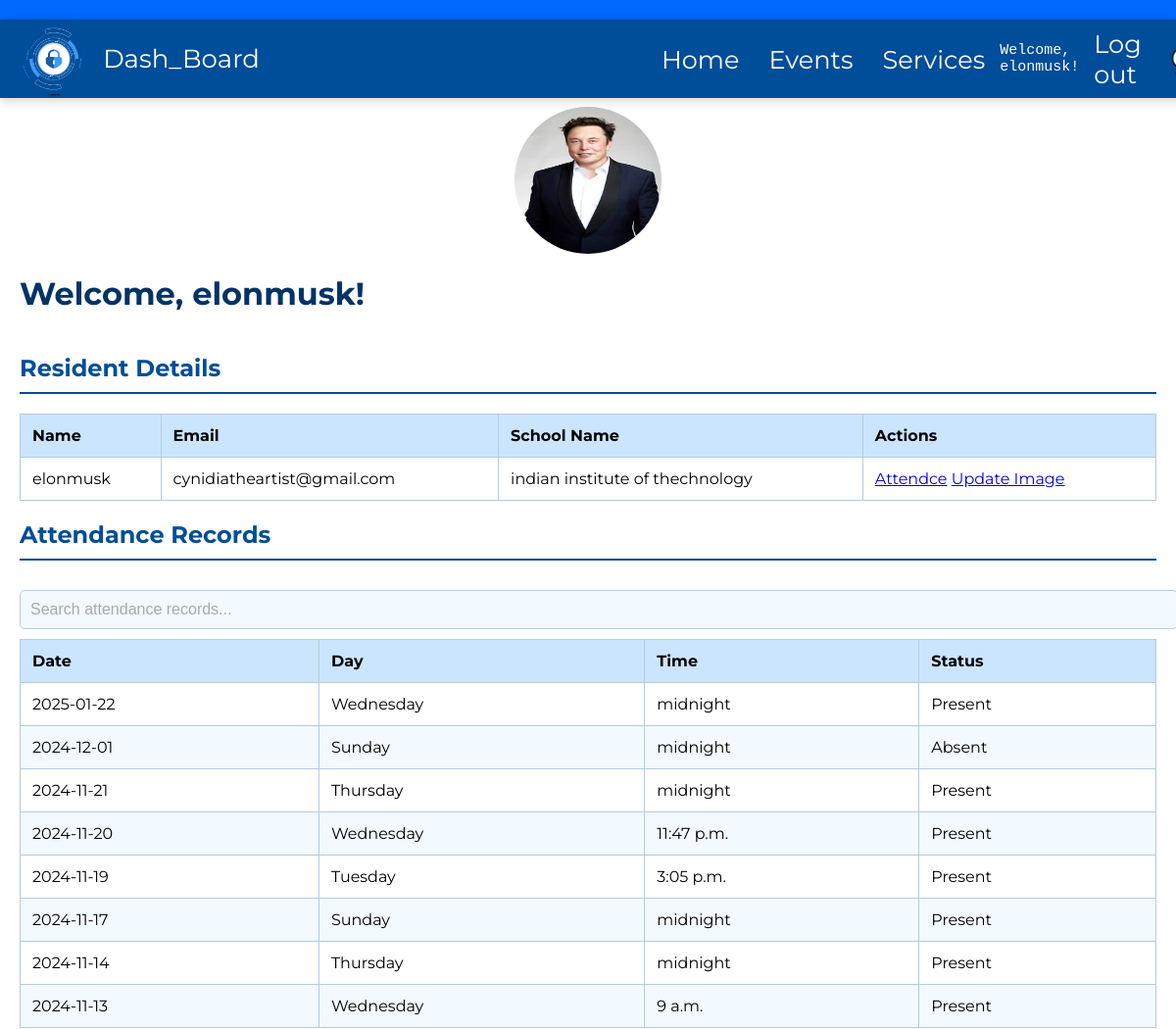
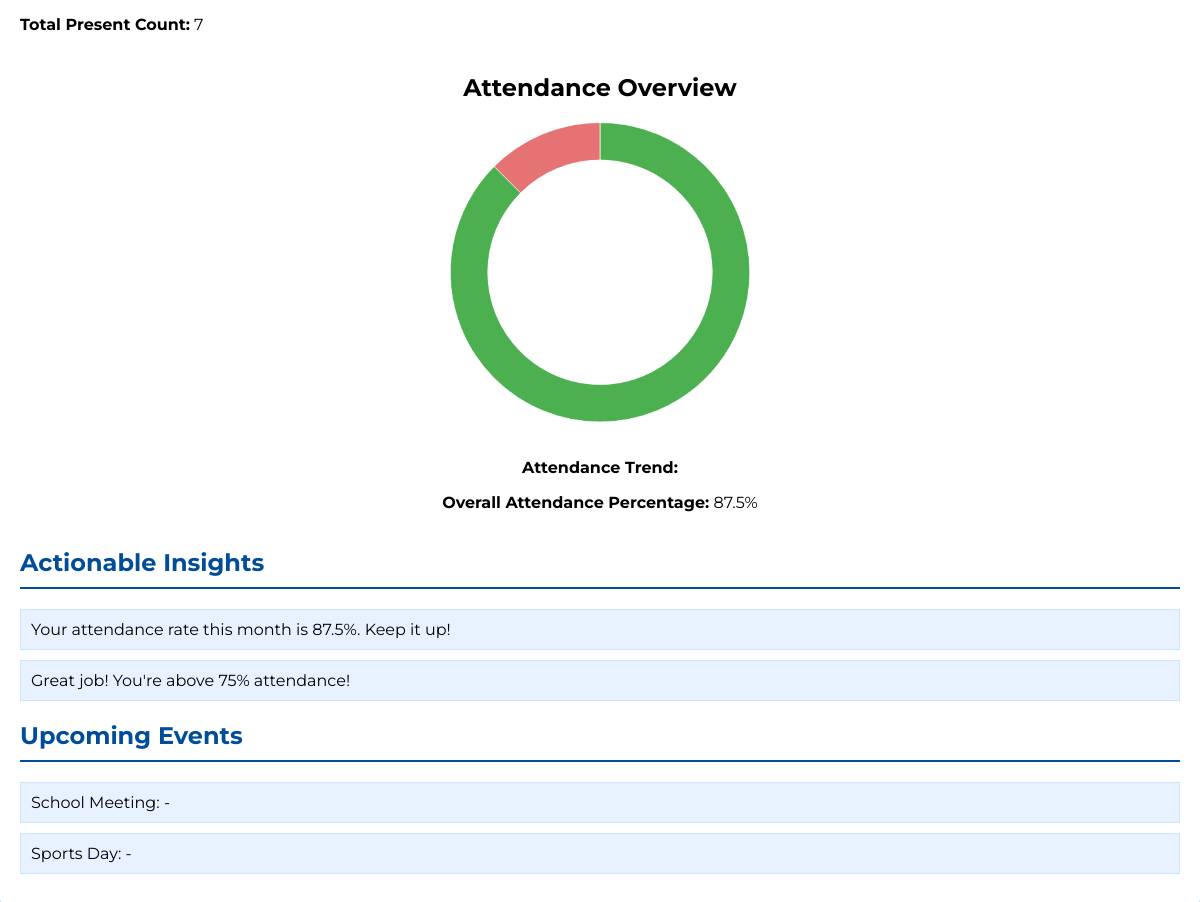
Screenshot of /student_dashboard/ (signed in) with the database file from the repository (2 pictures, top to bottom).
### accounts/models.py (models this page shows, shortened)
class Student(models.Model):
    school = models.ForeignKey(School, on_delete=models.CASCADE)
    user = models.OneToOneField(User, on_delete=models.CASCADE)
    student_id = models.CharField(max_length=20, unique=True)
    email = models.EmailField()
    student_image = models.ImageField(upload_to="students/images")

class School(models.Model):
    name = models.CharField(max_length=255)
    code = models.CharField(max_length=10, unique=True)
    user = models.OneToOneField(User, on_delete=models.CASCADE, null=True)

class Attendance(models.Model):
    student = models.ForeignKey(Student, on_delete=models.CASCADE)
    date = models.DateTimeField(default=datetime.now)  # This will store the local date and time
    time = models.TimeField(default=time(0, 0))
    STATUS_CHOICES = [
        ('Present', 'Present'),
        ('Absent', 'Absent')
    ]
    status = models.CharField(
        max_length=10,
        choices=STATUS_CHOICES,
        default='Absent'
    )

### accounts/views.py (the view)
# urls.py: path('student_dashboard/',student_dashboard,name="student_dashboard"),
@login_required
@login_required
def student_dashboard(request):
    try:
        student = Student.objects.get(user=request.user)
    except Student.DoesNotExist:
        return redirect('student_profile')
    attendance_records = Attendance.objects.filter(student=student).order_by('-date')
    total_present_count = attendance_records.filter(status="Present").count()
    total_records = attendance_records.count()
    attendance_percentage = (total_present_count / total_records * 100) if total_records > 0 else 0
    return render(request, 'home/school_dashboard.html', {
        'student': student,
        'attendance_records': attendance_records,
        'total_present_count': total_present_count,
        'attendance_percentage': attendance_percentage,
    })

### home/templates/home/school_dashboard.html (shortened to what this page needs)
<!DOCTYPE html>
<html lang="en">
<head>
    {% load static %}
    <link rel="stylesheet" href="{% static 'css/style.css' %}">
    <link rel="stylesheet" href="{% static 'css/dashboard.css' %}">
</head>
<body>
    <div class="main" id="main">
        <div class="navbar" id="navbar">
            <div id="logo">
                <img src="{% static 'images/logo.png' %}" alt="logo" style="height: 80px;">
                <p style="color: white; font-size: 26px;">Dash_Board</p>
            </div>
            <div class="buttons">
                <a href="#main">Home</a>
                <a href="#events">Events</a>
                <a href="#soc">Services</a>
                {% if user.is_authenticated %}
                    <span>Welcome, {{ user.username }}!</span>
                    <a href="{% url 'logout_view' %}">Log out</a>
                    <a href="{% url 'student_chat_detail' school_id=student.school.id %}">
                        <span class="chat-icon">💬</span></a>
                {% else %}
                    <a class="first-button" href="{% url 'student_login' %}">Login</a>
                    <a class="first-button" href="{% url 'register_student' %}">Signup</a>
                {% endif %}
            </div>
        </div>
        <div class="container">
            <section class="student-photo">
                <h2>Resident Photo</h2>
                <div style="display: flex; justify-content: center;">
                    <img src="{{ student.student_image.url }}" alt="Profile Picture" style="width: 150px; height: 150px; border-radius: 50%;">
                </div>
            </section>
            <header>
                <h1>Welcome, {{ user.username }}!</h1>
            </header>
            <div class="dashboard">
                <section class="student-info">
                    <h2>Resident Details</h2>
                    <table class="table">
                        <thead>
                            <tr>
                                <th>Name</th>
                                <th>Email</th>
                                <th>School Name</th>
                                <th>Actions</th>
                            </tr>
                        </thead>
                        <tbody>
                            <tr>
                                <td>{{ user.username }}</td>
                                <td>{{ user.email }}</td>
                                <td>{{ student.school.name }}</td>
                                <td>
                                    <a href="{% url 'mark_attendance'%}">Attendce</a>
                                    <a href="#">Update Image</a>
                                </td>
                            </tr>
                        </tbody>
                    </table>
                </section>
                <section class="attendance-info">
                    <h2>Attendance Records</h2>
                    <input type="text" id="searchRecord" placeholder="Search attendance records..." onkeyup="searchAttendance()">
                    <table class="table table-striped" id="attendanceTable">
                        <thead>
                            <tr>
                                <th>Date</th>
                                <th>Day</th>
                                <th>Time</th>
                                <th>Status</th>
                            </tr>
                        </thead>
                        <tbody>
                            {% for record in attendance_records %}
                            <tr>
                                <td>{{ record.date|date:"Y-m-d" }}
                               </td>
                                <td>{{ record.date|date:"l" }}</td>
                                <td>{{ record.time }}</td>
                                <td>
                                    {% if record.status == "Present" %}
                                    <span class="status-present">{{ record.status }}</span>
                                    {% else %}
                                    <span class="status-absent">{{ record.status }}</span>
                                    {% endif %}
                                </td>
                            </tr>
                            {% empty %}
                            <tr>
                                <td colspan="4">No attendance records found.</td>
                            </tr>
                            {% endfor %}
                        </tbody>
                    </table>
                    <p><strong>Total Present Count:</strong> {{ total_present_count }}</p>
                </section>
                <section class="attendance-chart">
                    <h2>Attendance Overview</h2>
                    <canvas id="attendanceChart"></canvas>
                    <div class="attendance-insights">
                        <p><strong>Attendance Trend:</strong> {{ attendance_trend }}</p>
                        <p><strong>Overall Attendance Percentage:</strong> {{ attendance_percentage }}%</p>
                    </div>
                </section>
                <section class="actionable-insights">
                    <h2>Actionable Insights</h2>
                    <ul>
                        <li>Your attendance rate this month is {{ attendance_percentage }}%. Keep it up!</li>
                        {% if attendance_percentage < 75 %}
                            <li>Your attendance is below 75%. Try attending more classes to improve.</li>
                        {% else %}
                            <li>Great job! You're above 75% attendance!</li>
                        {% endif %}
                    </ul>
                </section>
                <section class="upcoming-events">
                    <h2>Upcoming Events</h2>
                    <ul>
                        <li>School Meeting: {{ upcoming_event.date }} - {{ upcoming_event.name }}</li>
                        <li>Sports Day: {{ sports_day.date }} - {{ sports_day.name }}</li>
                    </ul>
                </section>
            </div>
        </div>
    </div>
    <script>
        document.addEventListener("DOMContentLoaded", function() {
            const attendancePercentage = {{ attendance_percentage|default:0 }};
            const ctx = document.getElementById('attendanceChart').getContext('2d');
            // Render doughnut chart for attendance
            new Chart(ctx, {
                type: 'doughnut',
                data: {
                    labels: ['Present', 'Absent'],
                    datasets: [{
                        label: 'Attendance Percentage',
                        data: [attendancePercentage, 100 - attendancePercentage],
                        backgroundColor: ['#4caf50', '#e57373'], // Green for present, red for absent
                        borderWidth: 1
                    }]
                },
                options: {
                    cutout: '75%',
                    plugins: {
                        tooltip: { enabled: true },
                        legend: { display: false }
                    }
                }
            });
        });
        // Function to filter attendance records
        function searchAttendance() {
            const filter = document.getElementById('searchRecord').value.toLowerCase();
            const rows = document.querySelectorAll('#attendanceTable tbody tr');
            rows.forEach(row => {
                const columns = row.querySelectorAll('td');
                const rowText = Array.from(columns).map(col => col.textContent.toLowerCase()).join(' ');
                if (rowText.includes(filter)) {
                    row.style.display = '';  // Show row
                } else {
                    row.style.display = 'none';  // Hide row
                }
            });
        }
    </script>
</body>
</html>

### home/static/css/style.css (style rules this page uses)
h1, h2, h3, h4, h5, p, a { font-family: 'Montserrat', sans-serif; }
body { background-color: #252628; padding: 0; margin: 0; }
.navbar { display: flex; justify-content: space-evenly; align-items: center; height: 80px; width: 100%; position: fixed; backdrop-filter: blur(5px); }
.navbar a, h1 { color: white; }
#logo { display: flex; justify-content: center; align-items: center; height: 70px; width: 20%; margin-right: 400px; }
.main { height: 250vh; width: 100%; }
.buttons { display: flex; justify-content: space-around; align-items: center; height: 70px; width: 50%; font-family: monospace; font-size: 15px; }
.buttons a { text-decoration: none; font-size: 1.6rem; }
::placeholder { color: white; opacity: 0.9; }
input { color: white; }
html { scroll-behavior: smooth; }
ul li { list-style: none; margin-bottom: 12px; margin-left: 0; }

### home/static/css/dashboard.css (style rules this page uses)
body, h1, h2, h3, h4, h5, p, a { font-family: 'Montserrat', sans-serif; }
body { background-color: rgb(0, 106, 255); padding: 0; margin: 0; }
.navbar { display: flex; justify-content: space-between; align-items: center; height: 80px; width: 100%; background-color: #004d99; color: white; padding: 0 20px; box-shadow: 0 2px 10px rgba(0, 0, 0, 0.2); }
.navbar a { color: white; text-decoration: none; margin: 0 15px; }
#logo { display: flex; align-items: center; }
#logo img { height: 80px; margin-right: 10px; }
.container { max-width: 1200px; margin: 20px auto; padding: 20px; background-color: white; border-radius: 10px; box-shadow: 0 2px 10px rgba(0, 0, 0, 0.1); display: flex; flex-direction: column; justify-content: center; height: auto; }
h1 { color: #003366; }
.student-info, .attendance-info, .attendance-overview, .actionable-insights, .upcoming-events { margin-top: 20px; }
.student-info h2, .attendance-info h2, .attendance-overview h2, .actionable-insights h2, .upcoming-events h2 { color: #004d99; border-bottom: 2px solid #004d99; padding-bottom: 10px; }
table { width: 100%; border-collapse: collapse; margin-top: 10px; }
th, td { padding: 12px; text-align: left; border: 1px solid #b3cde0; }
th { background-color: #cce5ff; }
tr:nth-child(even) { background-color: #f2f9ff; }
.actionable-insights ul { list-style: none; padding: 0; }
.actionable-insights li { background-color: #e7f1ff; border: 1px solid #cce5ff; padding: 10px; margin-bottom: 10px; }
.attendance-chart { text-align: center; margin-top: 20px; display: flex; flex-direction: column; align-items: center; justify-content: center; height: 100%; }
#attendanceChart { width: 300px !important; height: 300px !important; margin-bottom: 20px; }
.upcoming-events ul { list-style: none; padding: 0; }
.upcoming-events li { background-color: #e7f1ff; border: 1px solid #cce5ff; padding: 10px; margin-bottom: 10px; }
#searchRecord { width: 100%; padding: 10px; margin-top: 10px; border: 1px solid #b3cde0; border-radius: 5px; font-size: 1em; color: #003366; background-color: #f2f9ff; }
#searchRecord::placeholder { color: #a1a1a1; }

### rows the page displays
Student: student_image (picture), school.name "indian institute of thechnology"
Attendance: date "2025-01-22", date "Wednesday", time "midnight", status "Present"
Attendance: date "2024-12-01", date "Sunday", time "midnight", status "Absent"
Attendance: date "2024-11-21", date "Thursday", time "midnight", status "Present"
Attendance: date "2024-11-20", date "Wednesday", time "11:47 p.m.", status "Present"
Attendance: date "2024-11-19", date "Tuesday", time "3:05 p.m.", status "Present"
Attendance: date "2024-11-17", date "Sunday", time "midnight", status "Present"
Attendance: date "2024-11-14", date "Thursday", time "midnight", status "Present"
Attendance: date "2024-11-13", date "Wednesday", time "9 a.m.", status "Present"

### other values shown
{{ user.username }} "elonmusk"
{{ user.email }} "cynidiatheartist@gmail.com"
{{ total_present_count }} "7"
{{ attendance_percentage }} "87.5"
chart data {{ attendance_percentage|default:0 }} 87.5
